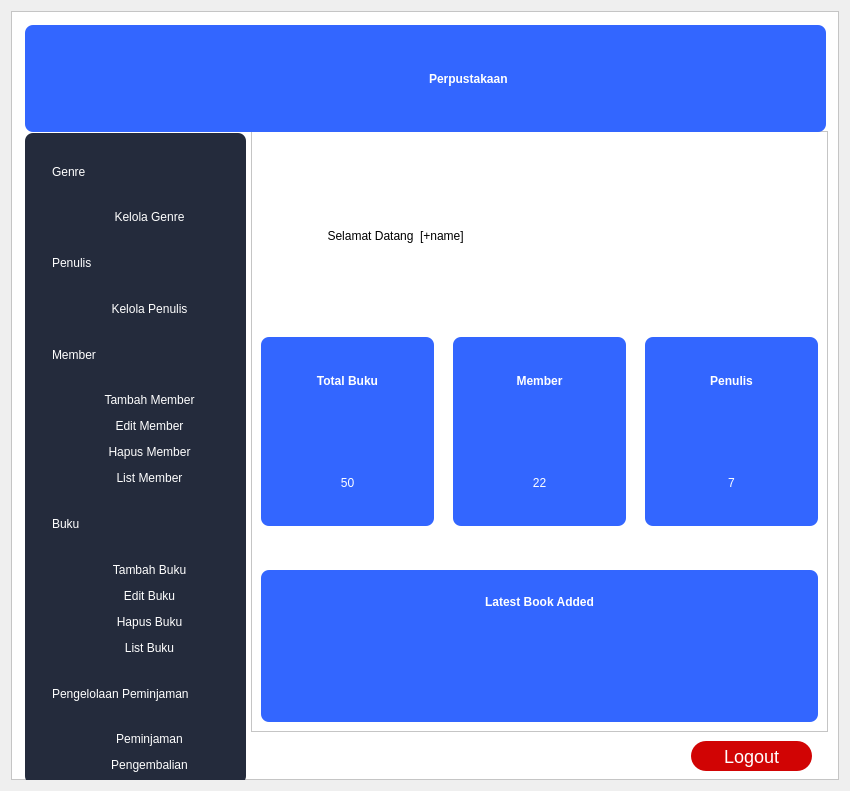
<?xml version="1.0" encoding="UTF-8"?>
<ui version="4.0">
 <class>digitalLibrary</class>
 <widget class="QDialog" name="digitalLibrary">
  <property name="geometry">
   <rect>
    <x>0</x>
    <y>0</y>
    <width>850</width>
    <height>791</height>
   </rect>
  </property>
  <property name="windowTitle">
   <string>Dialog</string>
  </property>
  <layout class="QVBoxLayout" name="verticalLayout_10">
   <item>
    <widget class="QFrame" name="frame_4">
     <property name="styleSheet">
      <string notr="true">background-color: rgb(255, 255, 255);</string>
     </property>
     <property name="frameShape">
      <enum>QFrame::StyledPanel</enum>
     </property>
     <property name="frameShadow">
      <enum>QFrame::Raised</enum>
     </property>
     <widget class="QFrame" name="frame_3">
      <property name="geometry">
       <rect>
        <x>240</x>
        <y>120</y>
        <width>577</width>
        <height>601</height>
       </rect>
      </property>
      <property name="styleSheet">
       <string notr="true">background-color: rgb(255, 255, 255);
</string>
      </property>
      <property name="frameShape">
       <enum>QFrame::StyledPanel</enum>
      </property>
      <property name="frameShadow">
       <enum>QFrame::Raised</enum>
      </property>
      <layout class="QVBoxLayout" name="verticalLayout_3">
       <item>
        <layout class="QHBoxLayout" name="horizontalLayout_23">
         <item>
          <layout class="QHBoxLayout" name="horizontalLayout_22"/>
         </item>
         <item>
          <widget class="QLabel" name="label">
           <property name="styleSheet">
            <string notr="true">color: rgb(0, 0, 0);
font: 10pt &quot;Comic Sans MS&quot;;</string>
           </property>
           <property name="text">
            <string>                    Selamat Datang</string>
           </property>
          </widget>
         </item>
         <item>
          <widget class="QLabel" name="username">
           <property name="styleSheet">
            <string notr="true">color: rgb(0, 0, 0);
font: 10pt &quot;Comic Sans MS&quot;;</string>
           </property>
           <property name="text">
            <string>[+name]</string>
           </property>
          </widget>
         </item>
         <item>
          <spacer name="horizontalSpacer">
           <property name="orientation">
            <enum>Qt::Horizontal</enum>
           </property>
           <property name="sizeHint" stdset="0">
            <size>
             <width>138</width>
             <height>20</height>
            </size>
           </property>
          </spacer>
         </item>
        </layout>
       </item>
       <item>
        <layout class="QHBoxLayout" name="horizontalLayout_21">
         <item>
          <widget class="QFrame" name="frame_9">
           <property name="styleSheet">
            <string notr="true">background-color: #3366FF;
border-radius: 8px;</string>
           </property>
           <property name="frameShape">
            <enum>QFrame::StyledPanel</enum>
           </property>
           <property name="frameShadow">
            <enum>QFrame::Raised</enum>
           </property>
           <layout class="QVBoxLayout" name="verticalLayout_12">
            <item>
             <layout class="QVBoxLayout" name="verticalLayout_13">
              <item>
               <widget class="QLabel" name="label_24">
                <property name="styleSheet">
                 <string notr="true">font: 63 18pt &quot;Comic Sans MS&quot;;
color: rgb(255, 255, 255);
font-weight: bold;</string>
                </property>
                <property name="text">
                 <string>Total Buku</string>
                </property>
                <property name="alignment">
                 <set>Qt::AlignCenter</set>
                </property>
               </widget>
              </item>
              <item>
               <spacer name="verticalSpacer_10">
                <property name="orientation">
                 <enum>Qt::Vertical</enum>
                </property>
                <property name="sizeType">
                 <enum>QSizePolicy::Fixed</enum>
                </property>
                <property name="sizeHint" stdset="0">
                 <size>
                  <width>20</width>
                  <height>28</height>
                 </size>
                </property>
               </spacer>
              </item>
              <item>
               <widget class="QLabel" name="bookNum">
                <property name="styleSheet">
                 <string notr="true">color: rgb(255, 255, 255);
font: 63 24pt &quot;Comic Sans MS&quot;;
</string>
                </property>
                <property name="text">
                 <string>50</string>
                </property>
                <property name="alignment">
                 <set>Qt::AlignCenter</set>
                </property>
               </widget>
              </item>
             </layout>
            </item>
           </layout>
          </widget>
         </item>
         <item>
          <spacer name="horizontalSpacer_19">
           <property name="orientation">
            <enum>Qt::Horizontal</enum>
           </property>
           <property name="sizeType">
            <enum>QSizePolicy::Fixed</enum>
           </property>
           <property name="sizeHint" stdset="0">
            <size>
             <width>13</width>
             <height>20</height>
            </size>
           </property>
          </spacer>
         </item>
         <item>
          <widget class="QFrame" name="frame_8">
           <property name="styleSheet">
            <string notr="true">background-color: #3366FF;
border-radius: 8px;</string>
           </property>
           <property name="frameShape">
            <enum>QFrame::StyledPanel</enum>
           </property>
           <property name="frameShadow">
            <enum>QFrame::Raised</enum>
           </property>
           <layout class="QVBoxLayout" name="verticalLayout_9">
            <item>
             <layout class="QVBoxLayout" name="verticalLayout_8">
              <item>
               <widget class="QLabel" name="label_20">
                <property name="styleSheet">
                 <string notr="true">font: 63 18pt &quot;Comic Sans MS&quot;;
color: rgb(255, 255, 255);
font-weight: bold;</string>
                </property>
                <property name="text">
                 <string>Member</string>
                </property>
                <property name="alignment">
                 <set>Qt::AlignCenter</set>
                </property>
               </widget>
              </item>
              <item>
               <spacer name="verticalSpacer_8">
                <property name="orientation">
                 <enum>Qt::Vertical</enum>
                </property>
                <property name="sizeType">
                 <enum>QSizePolicy::Fixed</enum>
                </property>
                <property name="sizeHint" stdset="0">
                 <size>
                  <width>20</width>
                  <height>28</height>
                 </size>
                </property>
               </spacer>
              </item>
              <item>
               <widget class="QLabel" name="memberNum">
                <property name="styleSheet">
                 <string notr="true">color: rgb(255, 255, 255);
font: 63 24pt &quot;Comic Sans MS&quot;;
</string>
                </property>
                <property name="text">
                 <string>22</string>
                </property>
                <property name="alignment">
                 <set>Qt::AlignCenter</set>
                </property>
               </widget>
              </item>
             </layout>
            </item>
           </layout>
          </widget>
         </item>
         <item>
          <spacer name="horizontalSpacer_21">
           <property name="orientation">
            <enum>Qt::Horizontal</enum>
           </property>
           <property name="sizeType">
            <enum>QSizePolicy::Fixed</enum>
           </property>
           <property name="sizeHint" stdset="0">
            <size>
             <width>13</width>
             <height>20</height>
            </size>
           </property>
          </spacer>
         </item>
         <item>
          <widget class="QFrame" name="frame_6">
           <property name="styleSheet">
            <string notr="true">background-color: #3366FF;
border-radius: 8px;</string>
           </property>
           <property name="frameShape">
            <enum>QFrame::StyledPanel</enum>
           </property>
           <property name="frameShadow">
            <enum>QFrame::Raised</enum>
           </property>
           <layout class="QHBoxLayout" name="horizontalLayout_20">
            <item>
             <layout class="QVBoxLayout" name="verticalLayout_7">
              <item>
               <widget class="QLabel" name="label_13">
                <property name="styleSheet">
                 <string notr="true">font: 63 18pt &quot;Comic Sans MS&quot;;
color: rgb(255, 255, 255);
font-weight: bold;</string>
                </property>
                <property name="text">
                 <string>Penulis</string>
                </property>
                <property name="alignment">
                 <set>Qt::AlignCenter</set>
                </property>
               </widget>
              </item>
              <item>
               <spacer name="verticalSpacer_7">
                <property name="orientation">
                 <enum>Qt::Vertical</enum>
                </property>
                <property name="sizeType">
                 <enum>QSizePolicy::Fixed</enum>
                </property>
                <property name="sizeHint" stdset="0">
                 <size>
                  <width>20</width>
                  <height>28</height>
                 </size>
                </property>
               </spacer>
              </item>
              <item>
               <widget class="QLabel" name="authorNum">
                <property name="styleSheet">
                 <string notr="true">color: rgb(255, 255, 255);
font: 63 24pt &quot;Comic Sans MS&quot;;
</string>
                </property>
                <property name="text">
                 <string>7</string>
                </property>
                <property name="alignment">
                 <set>Qt::AlignCenter</set>
                </property>
               </widget>
              </item>
             </layout>
            </item>
           </layout>
          </widget>
         </item>
        </layout>
       </item>
       <item>
        <layout class="QVBoxLayout" name="verticalLayout_4">
         <item>
          <spacer name="verticalSpacer_3">
           <property name="orientation">
            <enum>Qt::Vertical</enum>
           </property>
           <property name="sizeType">
            <enum>QSizePolicy::Fixed</enum>
           </property>
           <property name="sizeHint" stdset="0">
            <size>
             <width>20</width>
             <height>38</height>
            </size>
           </property>
          </spacer>
         </item>
         <item>
          <widget class="QFrame" name="frame_7">
           <property name="styleSheet">
            <string notr="true">background-color: #3366FF;
border-radius: 8px;</string>
           </property>
           <property name="frameShape">
            <enum>QFrame::StyledPanel</enum>
           </property>
           <property name="frameShadow">
            <enum>QFrame::Raised</enum>
           </property>
           <layout class="QVBoxLayout" name="verticalLayout_5">
            <item>
             <widget class="QLabel" name="label_15">
              <property name="styleSheet">
               <string notr="true">font: 63 18pt &quot;Comic Sans MS&quot;;
color: rgb(255, 255, 255);
font-weight: bold;</string>
              </property>
              <property name="text">
               <string>Latest Book Added</string>
              </property>
              <property name="alignment">
               <set>Qt::AlignCenter</set>
              </property>
             </widget>
            </item>
            <item>
             <spacer name="verticalSpacer_6">
              <property name="orientation">
               <enum>Qt::Vertical</enum>
              </property>
              <property name="sizeType">
               <enum>QSizePolicy::Fixed</enum>
              </property>
              <property name="sizeHint" stdset="0">
               <size>
                <width>20</width>
                <height>38</height>
               </size>
              </property>
             </spacer>
            </item>
            <item>
             <layout class="QHBoxLayout" name="horizontalLayout_2">
              <item>
               <widget class="QLabel" name="cover_1">
                <property name="text">
                 <string/>
                </property>
               </widget>
              </item>
              <item>
               <widget class="QLabel" name="cover_2">
                <property name="text">
                 <string/>
                </property>
               </widget>
              </item>
              <item>
               <widget class="QLabel" name="cover_3">
                <property name="text">
                 <string/>
                </property>
               </widget>
              </item>
              <item>
               <widget class="QLabel" name="cover_4">
                <property name="text">
                 <string/>
                </property>
               </widget>
              </item>
             </layout>
            </item>
           </layout>
          </widget>
         </item>
        </layout>
       </item>
      </layout>
     </widget>
     <widget class="QFrame" name="frame">
      <property name="geometry">
       <rect>
        <x>14</x>
        <y>122</y>
        <width>221</width>
        <height>651</height>
       </rect>
      </property>
      <property name="styleSheet">
       <string notr="true">background-color: #242b3c;
border-radius:8px</string>
      </property>
      <property name="frameShape">
       <enum>QFrame::StyledPanel</enum>
      </property>
      <property name="frameShadow">
       <enum>QFrame::Raised</enum>
      </property>
      <layout class="QVBoxLayout" name="verticalLayout">
       <item>
        <layout class="QHBoxLayout" name="horizontalLayout_3">
         <item>
          <spacer name="horizontalSpacer_2">
           <property name="orientation">
            <enum>Qt::Horizontal</enum>
           </property>
           <property name="sizeType">
            <enum>QSizePolicy::Fixed</enum>
           </property>
           <property name="sizeHint" stdset="0">
            <size>
             <width>18</width>
             <height>20</height>
            </size>
           </property>
          </spacer>
         </item>
         <item>
          <widget class="QLabel" name="label_5">
           <property name="styleSheet">
            <string notr="true">font: 63 12pt &quot;Comic Sans MS&quot;;
color: rgb(255, 255, 255);</string>
           </property>
           <property name="text">
            <string>Genre</string>
           </property>
          </widget>
         </item>
        </layout>
       </item>
       <item>
        <layout class="QHBoxLayout" name="horizontalLayout_5">
         <item>
          <spacer name="horizontalSpacer_3">
           <property name="orientation">
            <enum>Qt::Horizontal</enum>
           </property>
           <property name="sizeType">
            <enum>QSizePolicy::Fixed</enum>
           </property>
           <property name="sizeHint" stdset="0">
            <size>
             <width>28</width>
             <height>20</height>
            </size>
           </property>
          </spacer>
         </item>
         <item>
          <widget class="QPushButton" name="manageGenre">
           <property name="styleSheet">
            <string notr="true">QPushButton{
font: 63 9pt &quot;Comic Sans MS&quot;;
color: rgb(255, 255, 255);
padding : 0 8px;
background: #242b3c;
}
QPushButton:hover:!pressed
{
background:#4f85e2;
border-radius:5px;
}</string>
           </property>
           <property name="text">
            <string>Kelola Genre</string>
           </property>
           <property name="autoDefault">
            <bool>false</bool>
           </property>
           <property name="default">
            <bool>false</bool>
           </property>
           <property name="flat">
            <bool>true</bool>
           </property>
          </widget>
         </item>
        </layout>
       </item>
       <item>
        <layout class="QHBoxLayout" name="horizontalLayout_4">
         <item>
          <spacer name="horizontalSpacer_18">
           <property name="orientation">
            <enum>Qt::Horizontal</enum>
           </property>
           <property name="sizeType">
            <enum>QSizePolicy::Fixed</enum>
           </property>
           <property name="sizeHint" stdset="0">
            <size>
             <width>18</width>
             <height>20</height>
            </size>
           </property>
          </spacer>
         </item>
         <item>
          <widget class="QLabel" name="label_6">
           <property name="styleSheet">
            <string notr="true">font: 63 12pt &quot;Comic Sans MS&quot;;
color: rgb(255, 255, 255);</string>
           </property>
           <property name="text">
            <string>Penulis</string>
           </property>
          </widget>
         </item>
        </layout>
       </item>
       <item>
        <layout class="QHBoxLayout" name="horizontalLayout_6">
         <item>
          <spacer name="horizontalSpacer_4">
           <property name="orientation">
            <enum>Qt::Horizontal</enum>
           </property>
           <property name="sizeType">
            <enum>QSizePolicy::Fixed</enum>
           </property>
           <property name="sizeHint" stdset="0">
            <size>
             <width>28</width>
             <height>20</height>
            </size>
           </property>
          </spacer>
         </item>
         <item>
          <widget class="QPushButton" name="manageAuthorButton">
           <property name="styleSheet">
            <string notr="true">QPushButton{
font: 63 9pt &quot;Comic Sans MS&quot;;
color: rgb(255, 255, 255);
padding : 0 8px;
background: #242b3c;
}
QPushButton:hover:!pressed
{
background:#4f85e2;
border-radius:5px;
}</string>
           </property>
           <property name="text">
            <string>Kelola Penulis</string>
           </property>
           <property name="autoDefault">
            <bool>false</bool>
           </property>
           <property name="default">
            <bool>false</bool>
           </property>
           <property name="flat">
            <bool>true</bool>
           </property>
          </widget>
         </item>
        </layout>
       </item>
       <item>
        <layout class="QHBoxLayout" name="horizontalLayout_17">
         <item>
          <spacer name="horizontalSpacer_16">
           <property name="orientation">
            <enum>Qt::Horizontal</enum>
           </property>
           <property name="sizeType">
            <enum>QSizePolicy::Fixed</enum>
           </property>
           <property name="sizeHint" stdset="0">
            <size>
             <width>18</width>
             <height>20</height>
            </size>
           </property>
          </spacer>
         </item>
         <item>
          <widget class="QLabel" name="label_7">
           <property name="styleSheet">
            <string notr="true">font: 63 12pt &quot;Comic Sans MS&quot;;
color: rgb(255, 255, 255);</string>
           </property>
           <property name="text">
            <string>Member</string>
           </property>
          </widget>
         </item>
        </layout>
       </item>
       <item>
        <layout class="QHBoxLayout" name="horizontalLayout_7">
         <item>
          <spacer name="horizontalSpacer_5">
           <property name="orientation">
            <enum>Qt::Horizontal</enum>
           </property>
           <property name="sizeType">
            <enum>QSizePolicy::Fixed</enum>
           </property>
           <property name="sizeHint" stdset="0">
            <size>
             <width>28</width>
             <height>20</height>
            </size>
           </property>
          </spacer>
         </item>
         <item>
          <widget class="QPushButton" name="addMemberBtn">
           <property name="styleSheet">
            <string notr="true">QPushButton{
font: 63 9pt &quot;Comic Sans MS&quot;;
color: rgb(255, 255, 255);
padding : 0 8px;
background: #242b3c;
}
QPushButton:hover:!pressed
{
background:#4f85e2;
border-radius:5px;
}</string>
           </property>
           <property name="text">
            <string>Tambah Member</string>
           </property>
           <property name="autoDefault">
            <bool>false</bool>
           </property>
           <property name="default">
            <bool>false</bool>
           </property>
           <property name="flat">
            <bool>true</bool>
           </property>
          </widget>
         </item>
        </layout>
       </item>
       <item>
        <layout class="QHBoxLayout" name="horizontalLayout_8">
         <item>
          <spacer name="horizontalSpacer_6">
           <property name="orientation">
            <enum>Qt::Horizontal</enum>
           </property>
           <property name="sizeType">
            <enum>QSizePolicy::Fixed</enum>
           </property>
           <property name="sizeHint" stdset="0">
            <size>
             <width>28</width>
             <height>20</height>
            </size>
           </property>
          </spacer>
         </item>
         <item>
          <widget class="QPushButton" name="editMemberBtn">
           <property name="styleSheet">
            <string notr="true">QPushButton{
font: 63 9pt &quot;Comic Sans MS&quot;;
color: rgb(255, 255, 255);
padding : 0 8px;
background: #242b3c;
}
QPushButton:hover:!pressed
{
background:#4f85e2;
border-radius:5px;
}</string>
           </property>
           <property name="text">
            <string>Edit Member</string>
           </property>
           <property name="autoDefault">
            <bool>false</bool>
           </property>
           <property name="default">
            <bool>false</bool>
           </property>
           <property name="flat">
            <bool>true</bool>
           </property>
          </widget>
         </item>
        </layout>
       </item>
       <item>
        <layout class="QHBoxLayout" name="horizontalLayout_9">
         <item>
          <spacer name="horizontalSpacer_7">
           <property name="orientation">
            <enum>Qt::Horizontal</enum>
           </property>
           <property name="sizeType">
            <enum>QSizePolicy::Fixed</enum>
           </property>
           <property name="sizeHint" stdset="0">
            <size>
             <width>28</width>
             <height>20</height>
            </size>
           </property>
          </spacer>
         </item>
         <item>
          <widget class="QPushButton" name="deleteMemberBtn">
           <property name="styleSheet">
            <string notr="true">QPushButton{
font: 63 9pt &quot;Comic Sans MS&quot;;
color: rgb(255, 255, 255);
padding : 0 8px;
background: #242b3c;
}
QPushButton:hover:!pressed
{
background:#4f85e2;
border-radius:5px;
}</string>
           </property>
           <property name="text">
            <string>Hapus Member</string>
           </property>
           <property name="autoDefault">
            <bool>false</bool>
           </property>
           <property name="default">
            <bool>false</bool>
           </property>
           <property name="flat">
            <bool>true</bool>
           </property>
          </widget>
         </item>
        </layout>
       </item>
       <item>
        <layout class="QHBoxLayout" name="horizontalLayout_10">
         <item>
          <spacer name="horizontalSpacer_8">
           <property name="orientation">
            <enum>Qt::Horizontal</enum>
           </property>
           <property name="sizeType">
            <enum>QSizePolicy::Fixed</enum>
           </property>
           <property name="sizeHint" stdset="0">
            <size>
             <width>28</width>
             <height>20</height>
            </size>
           </property>
          </spacer>
         </item>
         <item>
          <widget class="QPushButton" name="membersListBtn">
           <property name="styleSheet">
            <string notr="true">QPushButton{
font: 63 9pt &quot;Comic Sans MS&quot;;
color: rgb(255, 255, 255);
padding : 0 8px;
background: #242b3c;
}
QPushButton:hover:!pressed
{
background:#4f85e2;
border-radius:5px;
}</string>
           </property>
           <property name="text">
            <string>List Member</string>
           </property>
           <property name="autoDefault">
            <bool>false</bool>
           </property>
           <property name="default">
            <bool>false</bool>
           </property>
           <property name="flat">
            <bool>true</bool>
           </property>
          </widget>
         </item>
        </layout>
       </item>
       <item>
        <layout class="QHBoxLayout" name="horizontalLayout_18">
         <item>
          <spacer name="horizontalSpacer_11">
           <property name="orientation">
            <enum>Qt::Horizontal</enum>
           </property>
           <property name="sizeType">
            <enum>QSizePolicy::Fixed</enum>
           </property>
           <property name="sizeHint" stdset="0">
            <size>
             <width>18</width>
             <height>20</height>
            </size>
           </property>
          </spacer>
         </item>
         <item>
          <widget class="QLabel" name="label_8">
           <property name="styleSheet">
            <string notr="true">font: 63 12pt &quot;Comic Sans MS&quot;;
color: rgb(255, 255, 255);</string>
           </property>
           <property name="text">
            <string>Buku</string>
           </property>
          </widget>
         </item>
        </layout>
       </item>
       <item>
        <layout class="QHBoxLayout" name="horizontalLayout_11">
         <item>
          <spacer name="horizontalSpacer_9">
           <property name="orientation">
            <enum>Qt::Horizontal</enum>
           </property>
           <property name="sizeType">
            <enum>QSizePolicy::Fixed</enum>
           </property>
           <property name="sizeHint" stdset="0">
            <size>
             <width>28</width>
             <height>20</height>
            </size>
           </property>
          </spacer>
         </item>
         <item>
          <widget class="QPushButton" name="addBookBtn">
           <property name="styleSheet">
            <string notr="true">QPushButton{
font: 63 9pt &quot;Comic Sans MS&quot;;
color: rgb(255, 255, 255);
padding : 0 8px;
background: #242b3c;
}
QPushButton:hover:!pressed
{
background:#4f85e2;
border-radius:5px;
}</string>
           </property>
           <property name="text">
            <string>Tambah Buku</string>
           </property>
           <property name="autoDefault">
            <bool>false</bool>
           </property>
           <property name="default">
            <bool>false</bool>
           </property>
           <property name="flat">
            <bool>true</bool>
           </property>
          </widget>
         </item>
        </layout>
       </item>
       <item>
        <layout class="QHBoxLayout" name="horizontalLayout_12">
         <item>
          <spacer name="horizontalSpacer_10">
           <property name="orientation">
            <enum>Qt::Horizontal</enum>
           </property>
           <property name="sizeType">
            <enum>QSizePolicy::Fixed</enum>
           </property>
           <property name="sizeHint" stdset="0">
            <size>
             <width>28</width>
             <height>20</height>
            </size>
           </property>
          </spacer>
         </item>
         <item>
          <widget class="QPushButton" name="editBookBtn">
           <property name="styleSheet">
            <string notr="true">QPushButton{
font: 63 9pt &quot;Comic Sans MS&quot;;
color: rgb(255, 255, 255);
padding : 0 8px;
background: #242b3c;
}
QPushButton:hover:!pressed
{
background:#4f85e2;
border-radius:5px;
}</string>
           </property>
           <property name="text">
            <string>Edit Buku</string>
           </property>
           <property name="autoDefault">
            <bool>false</bool>
           </property>
           <property name="default">
            <bool>false</bool>
           </property>
           <property name="flat">
            <bool>true</bool>
           </property>
          </widget>
         </item>
        </layout>
       </item>
       <item>
        <layout class="QHBoxLayout" name="horizontalLayout_13">
         <item>
          <spacer name="horizontalSpacer_12">
           <property name="orientation">
            <enum>Qt::Horizontal</enum>
           </property>
           <property name="sizeType">
            <enum>QSizePolicy::Fixed</enum>
           </property>
           <property name="sizeHint" stdset="0">
            <size>
             <width>28</width>
             <height>20</height>
            </size>
           </property>
          </spacer>
         </item>
         <item>
          <widget class="QPushButton" name="deleteBookBtn">
           <property name="styleSheet">
            <string notr="true">QPushButton{
font: 63 9pt &quot;Comic Sans MS&quot;;
color: rgb(255, 255, 255);
padding : 0 8px;
background: #242b3c;
}
QPushButton:hover:!pressed
{
background:#4f85e2;
border-radius:5px;
}</string>
           </property>
           <property name="text">
            <string>Hapus Buku</string>
           </property>
           <property name="autoDefault">
            <bool>false</bool>
           </property>
           <property name="default">
            <bool>false</bool>
           </property>
           <property name="flat">
            <bool>true</bool>
           </property>
          </widget>
         </item>
        </layout>
       </item>
       <item>
        <layout class="QHBoxLayout" name="horizontalLayout_14">
         <item>
          <spacer name="horizontalSpacer_13">
           <property name="orientation">
            <enum>Qt::Horizontal</enum>
           </property>
           <property name="sizeType">
            <enum>QSizePolicy::Fixed</enum>
           </property>
           <property name="sizeHint" stdset="0">
            <size>
             <width>28</width>
             <height>20</height>
            </size>
           </property>
          </spacer>
         </item>
         <item>
          <widget class="QPushButton" name="booksListBtn">
           <property name="styleSheet">
            <string notr="true">QPushButton{
font: 63 9pt &quot;Comic Sans MS&quot;;
color: rgb(255, 255, 255);
padding : 0 8px;
background: #242b3c;
}
QPushButton:hover:!pressed
{
background:#4f85e2;
border-radius:5px;
}</string>
           </property>
           <property name="text">
            <string>List Buku</string>
           </property>
           <property name="autoDefault">
            <bool>false</bool>
           </property>
           <property name="default">
            <bool>false</bool>
           </property>
           <property name="flat">
            <bool>true</bool>
           </property>
          </widget>
         </item>
        </layout>
       </item>
       <item>
        <layout class="QHBoxLayout" name="horizontalLayout_19">
         <item>
          <spacer name="horizontalSpacer_17">
           <property name="orientation">
            <enum>Qt::Horizontal</enum>
           </property>
           <property name="sizeType">
            <enum>QSizePolicy::Fixed</enum>
           </property>
           <property name="sizeHint" stdset="0">
            <size>
             <width>18</width>
             <height>20</height>
            </size>
           </property>
          </spacer>
         </item>
         <item>
          <widget class="QLabel" name="label_9">
           <property name="styleSheet">
            <string notr="true">font: 63 12pt &quot;Comic Sans MS&quot;;
color: rgb(255, 255, 255);</string>
           </property>
           <property name="text">
            <string>Pengelolaan Peminjaman</string>
           </property>
          </widget>
         </item>
        </layout>
       </item>
       <item>
        <layout class="QHBoxLayout" name="horizontalLayout_15">
         <item>
          <spacer name="horizontalSpacer_14">
           <property name="orientation">
            <enum>Qt::Horizontal</enum>
           </property>
           <property name="sizeType">
            <enum>QSizePolicy::Fixed</enum>
           </property>
           <property name="sizeHint" stdset="0">
            <size>
             <width>28</width>
             <height>20</height>
            </size>
           </property>
          </spacer>
         </item>
         <item>
          <widget class="QPushButton" name="issueBookBtn">
           <property name="styleSheet">
            <string notr="true">QPushButton{
font: 63 9pt &quot;Comic Sans MS&quot;;
color: rgb(255, 255, 255);
padding : 0 8px;
background: #242b3c;
}
QPushButton:hover:!pressed
{
background:#4f85e2;
border-radius:5px;
}</string>
           </property>
           <property name="text">
            <string>Peminjaman</string>
           </property>
           <property name="autoDefault">
            <bool>false</bool>
           </property>
           <property name="default">
            <bool>false</bool>
           </property>
           <property name="flat">
            <bool>true</bool>
           </property>
          </widget>
         </item>
        </layout>
       </item>
       <item>
        <layout class="QHBoxLayout" name="horizontalLayout_16">
         <item>
          <spacer name="horizontalSpacer_15">
           <property name="orientation">
            <enum>Qt::Horizontal</enum>
           </property>
           <property name="sizeType">
            <enum>QSizePolicy::Fixed</enum>
           </property>
           <property name="sizeHint" stdset="0">
            <size>
             <width>28</width>
             <height>20</height>
            </size>
           </property>
          </spacer>
         </item>
         <item>
          <widget class="QPushButton" name="returnBookBtn">
           <property name="styleSheet">
            <string notr="true">QPushButton{
font: 63 9pt &quot;Comic Sans MS&quot;;
color: rgb(255, 255, 255);
padding : 0 8px;
background: #242b3c;
}
QPushButton:hover:!pressed
{
background:#4f85e2;
border-radius:5px;
}</string>
           </property>
           <property name="text">
            <string>Pengembalian</string>
           </property>
           <property name="autoDefault">
            <bool>false</bool>
           </property>
           <property name="default">
            <bool>false</bool>
           </property>
           <property name="flat">
            <bool>true</bool>
           </property>
          </widget>
         </item>
        </layout>
       </item>
      </layout>
     </widget>
     <widget class="QFrame" name="frame_2">
      <property name="geometry">
       <rect>
        <x>14</x>
        <y>14</y>
        <width>801</width>
        <height>107</height>
       </rect>
      </property>
      <property name="styleSheet">
       <string notr="true">background-color: #3366FF;
border-radius: 8px;</string>
      </property>
      <property name="frameShape">
       <enum>QFrame::StyledPanel</enum>
      </property>
      <property name="frameShadow">
       <enum>QFrame::Raised</enum>
      </property>
      <layout class="QVBoxLayout" name="verticalLayout_15">
       <item>
        <layout class="QHBoxLayout" name="horizontalLayout">
         <item>
          <widget class="QLabel" name="label_3">
           <property name="text">
            <string/>
           </property>
           <property name="pixmap">
            <pixmap resource="icons.qrc">:/logo.png</pixmap>
           </property>
          </widget>
         </item>
         <item>
          <widget class="QLabel" name="label_4">
           <property name="styleSheet">
            <string notr="true">font: 63 18pt &quot;Comic Sans MS&quot;;
color: rgb(255, 255, 255);
font-weight: bold;</string>
           </property>
           <property name="text">
            <string>Perpustakaan</string>
           </property>
          </widget>
         </item>
        </layout>
       </item>
      </layout>
     </widget>
     <widget class="QPushButton" name="logoutButton">
      <property name="geometry">
       <rect>
        <x>680</x>
        <y>730</y>
        <width>121</width>
        <height>30</height>
       </rect>
      </property>
      <property name="font">
       <font>
        <pointsize>-1</pointsize>
        <italic>false</italic>
        <bold>false</bold>
       </font>
      </property>
      <property name="mouseTracking">
       <bool>true</bool>
      </property>
      <property name="styleSheet">
       <string notr="true">QPushButton{
border-radius:15px;
padding : 0 4px;
background: #d10404;
border -radius:10px;
color: rgb(255, 255, 255);
font: 18px
}
QPushButton:hover:!pressed

{
background:#d10404;
}
QToolButton
{

border-radius:10px;
bacground:red;
color:red;
}

QPushButton:pressed
{
              font-size: 16px;
              transition: 0.6s; 
}</string>
      </property>
      <property name="text">
       <string>Logout</string>
      </property>
      <property name="iconSize">
       <size>
        <width>14</width>
        <height>14</height>
       </size>
      </property>
      <property name="autoDefault">
       <bool>true</bool>
      </property>
      <property name="default">
       <bool>false</bool>
      </property>
     </widget>
    </widget>
   </item>
  </layout>
 </widget>
 <resources>
  <include location="icons.qrc"/>
 </resources>
 <connections/>
</ui>
